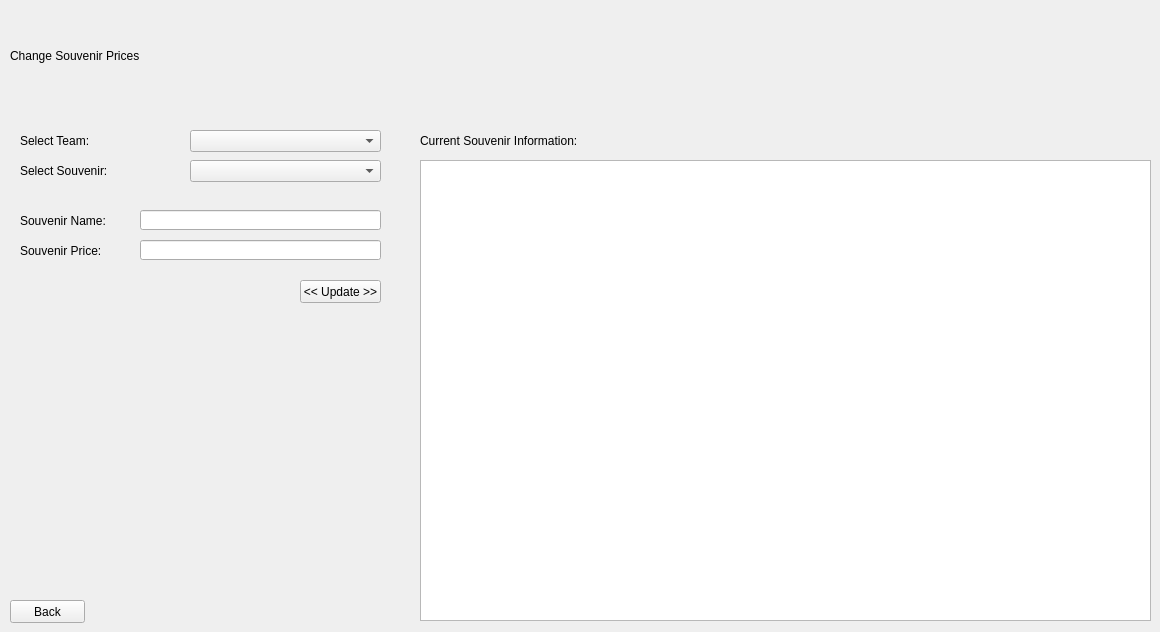
    <widget class="QWidget" name="page_4">
     <widget class="QLabel" name="changeSouvenirPricesLabel">
      <property name="geometry">
       <rect>
        <x>10</x>
        <y>10</y>
        <width>541</width>
        <height>91</height>
       </rect>
      </property>
      <property name="styleSheet">
       <string notr="true">font: 75 36pt &quot;Arial&quot;;</string>
      </property>
      <property name="text">
       <string>Change Souvenir Prices</string>
      </property>
     </widget>
     <widget class="QLabel" name="selectTeamPromptLabel">
      <property name="geometry">
       <rect>
        <x>20</x>
        <y>120</y>
        <width>131</width>
        <height>41</height>
       </rect>
      </property>
      <property name="styleSheet">
       <string notr="true">font: 16pt &quot;Arial&quot;;</string>
      </property>
      <property name="text">
       <string>Select Team:</string>
      </property>
     </widget>
     <widget class="QComboBox" name="teamSelectionComboBox">
      <property name="geometry">
       <rect>
        <x>190</x>
        <y>130</y>
        <width>191</width>
        <height>22</height>
       </rect>
      </property>
     </widget>
     <widget class="QPushButton" name="cspBackPushButton">
      <property name="geometry">
       <rect>
        <x>10</x>
        <y>600</y>
        <width>75</width>
        <height>23</height>
       </rect>
      </property>
      <property name="text">
       <string>Back</string>
      </property>
     </widget>
     <widget class="QLabel" name="selectSouvenirPromptLabel">
      <property name="geometry">
       <rect>
        <x>20</x>
        <y>150</y>
        <width>161</width>
        <height>41</height>
       </rect>
      </property>
      <property name="styleSheet">
       <string notr="true">font: 16pt &quot;Arial&quot;;</string>
      </property>
      <property name="text">
       <string>Select Souvenir:</string>
      </property>
     </widget>
     <widget class="QComboBox" name="souvenirSelectionComboBox">
      <property name="geometry">
       <rect>
        <x>190</x>
        <y>160</y>
        <width>191</width>
        <height>22</height>
       </rect>
      </property>
     </widget>
     <widget class="QLabel" name="mSouvenirNameLabel">
      <property name="geometry">
       <rect>
        <x>20</x>
        <y>200</y>
        <width>151</width>
        <height>41</height>
       </rect>
      </property>
      <property name="styleSheet">
       <string notr="true">font: 12pt &quot;Arial&quot;;</string>
      </property>
      <property name="text">
       <string>Souvenir Name:</string>
      </property>
     </widget>
     <widget class="QLineEdit" name="souvenirNameLineEdit">
      <property name="geometry">
       <rect>
        <x>140</x>
        <y>210</y>
        <width>241</width>
        <height>20</height>
       </rect>
      </property>
     </widget>
     <widget class="QLabel" name="mSouvenirPriceLabel">
      <property name="geometry">
       <rect>
        <x>20</x>
        <y>230</y>
        <width>151</width>
        <height>41</height>
       </rect>
      </property>
      <property name="styleSheet">
       <string notr="true">font: 12pt &quot;Arial&quot;;</string>
      </property>
      <property name="text">
       <string>Souvenir Price:</string>
      </property>
     </widget>
     <widget class="QLineEdit" name="souvenirPriceLineEdit">
      <property name="geometry">
       <rect>
        <x>140</x>
        <y>240</y>
        <width>241</width>
        <height>20</height>
       </rect>
      </property>
     </widget>
     <widget class="QLabel" name="currentSouvenirInformationLabel">
      <property name="geometry">
       <rect>
        <x>420</x>
        <y>120</y>
        <width>281</width>
        <height>41</height>
       </rect>
      </property>
      <property name="styleSheet">
       <string notr="true">font: 16pt &quot;Arial&quot;;</string>
      </property>
      <property name="text">
       <string>Current Souvenir Information:</string>
      </property>
     </widget>
     <widget class="QTreeView" name="modifySouvenirInformationTreeView">
      <property name="geometry">
       <rect>
        <x>420</x>
        <y>160</y>
        <width>731</width>
        <height>461</height>
       </rect>
      </property>
     </widget>
     <widget class="QPushButton" name="updatePushButton_CSP">
      <property name="geometry">
       <rect>
        <x>300</x>
        <y>280</y>
        <width>81</width>
        <height>23</height>
       </rect>
      </property>
      <property name="text">
       <string>&lt;&lt; Update &gt;&gt;</string>
      </property>
     </widget>
    </widget>
